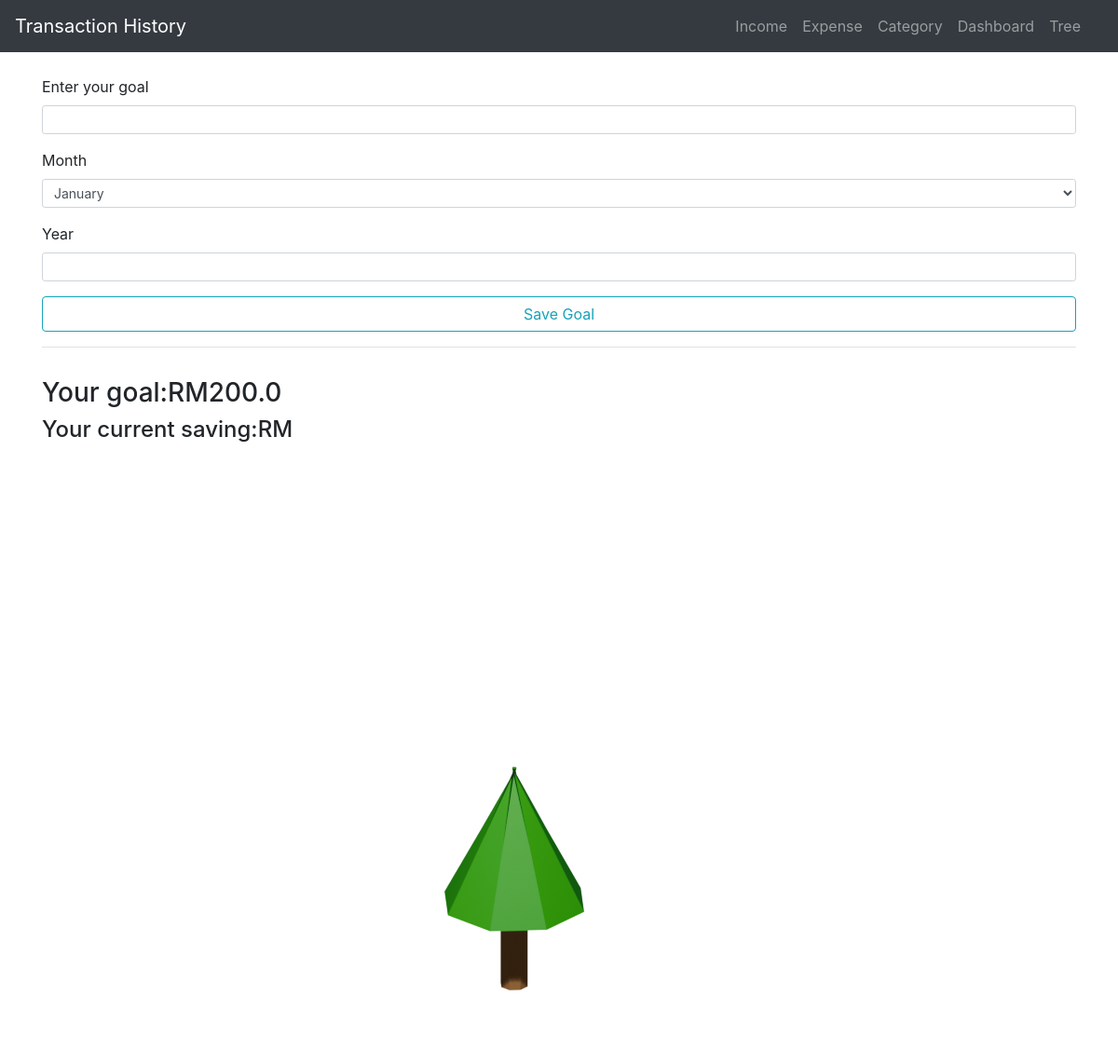
The app's page /tree, older data.
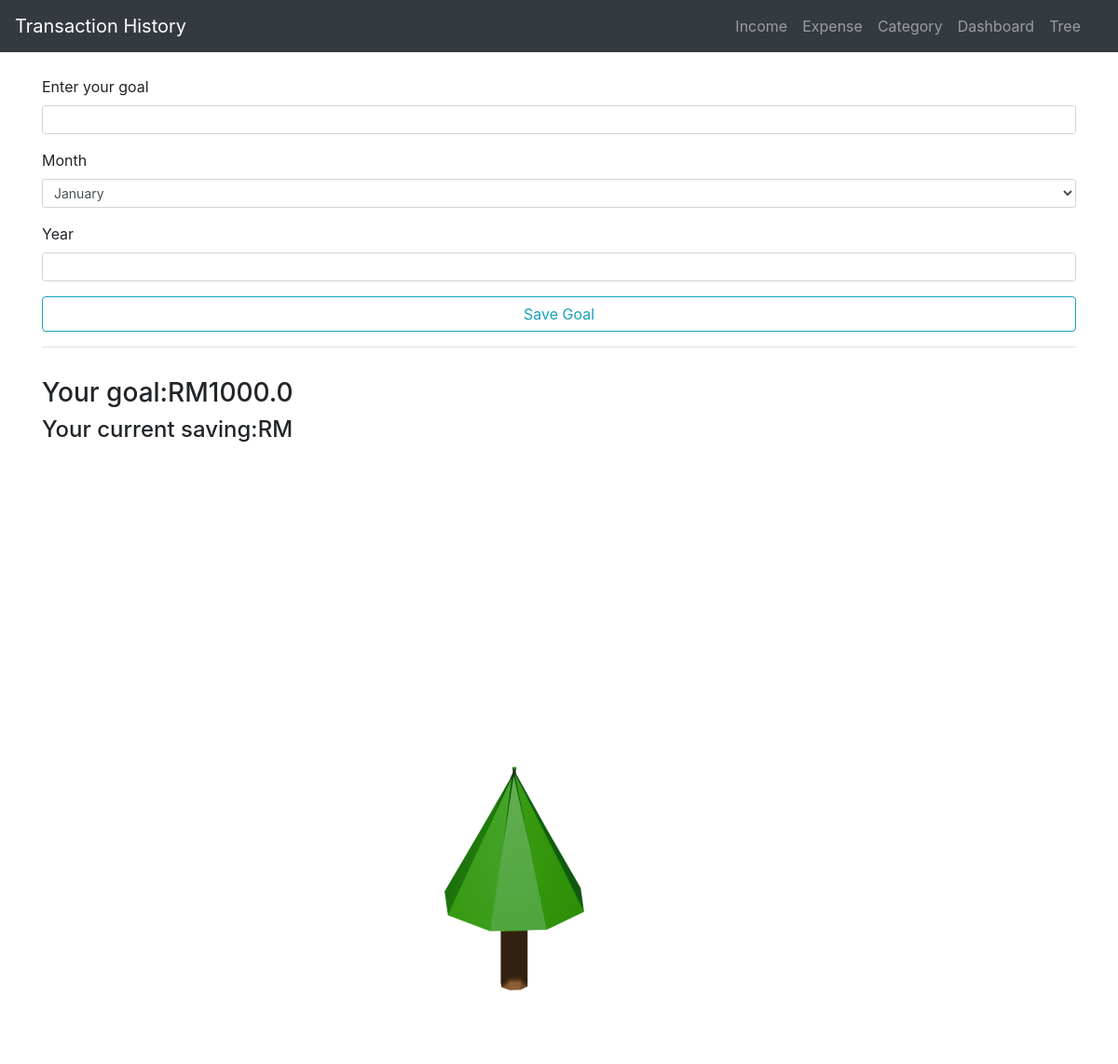
The same page, newer data.
### application/models.py (models this page shows, shortened)
class goal(db.Model):
    id = db.Column(db.Integer, primary_key=True)
    amount = db.Column(db.Double, nullable=False)
    month = db.Column(db.String(30),nullable=False)
    year = db.Column(db.Integer, nullable=False)

### application/routes.py (the view)
@app.route('/tree', methods=['POST', 'GET'])
def tree():
    form = GoalForm()
    if form.validate_on_submit():
        entry = goal(amount=form.amount.data, month=form.month.data, year=form.year.data)
        db.session.add(entry)
        db.session.commit()
        return redirect(url_for('tree'))
    current_goal = db.session.query(goal.amount).order_by(goal.id.desc()).first()
    goal_amount = 100  # Your goal amount, or fetch it from the database
    image = "../static/tree_images/tree1.png"  # Default image
    if current_goal:
        current_amount = current_goal.amount
        if current_amount >= goal_amount:
            image = "../static/tree_images/tree_goal.png"
        elif current_amount >= goal_amount / 2:
            image = "../static/tree_images/tree3.png"
        elif current_amount > 0:
            image = "../static/tree_images/tree2.png"
    return render_template('tree.html', title="tree", form=form, goal=current_goal, image=image)

### application/templates/tree.html (shortened to what this page needs)
{% extends 'layout.html' %}
{% block content %}
<head>
</head>
<body>
    <div class="container">
        <form action="" method="POST">
            <fieldset class="form-group">
                <div class="form-group">
                    {{ form.amount.label(class="form-control-label") }}
                    {% if form.amount.errors %}
                        {{ form.amount(class="form-control form-control-sm is-invalid") }}
                        {% for error in form.amount.errors %}
                            <div class="invalid-feedback">
                                <span>{{error}}</span>
                            </div>
                        {% endfor %}
                    {% else %}
                        {{ form.amount(class="form-control form-control-sm") }}
                    {% endif %}
                </div>
                <div class="form-group">
                    {{ form.month.label(class = "form-control-label") }}
                    {{ form.month(class = "form-control form-control-sm") }}
                </div>
                <div class="form-group">
                    {{ form.year.label(class = "form-control-label") }}
                    {{ form.year(class = "form-control form-control-sm") }}
                </div>
                <div class="form-group border-bottom pb-3">
                    {{ form.submit(class="btn btn-outline-info btn-block")}}
                </div>
            </fieldset>
        </form>
        {% if goal %}
        <h3>Your goal:RM{{ goal.amount }}</h3>
        <h4>Your current saving:RM{{ net_monthly_table }}</h4>
        <img src="../static/tree_images/tree1.png" class="img-fluid" alt="Goal Image">
        {% endif %}
    </div>
</body>
{% endblock %}

Row changes from the older to the newer data that the page shows:
removed goal: amount "200.0"
now on this page (row edited): goal: amount "1000.0"
